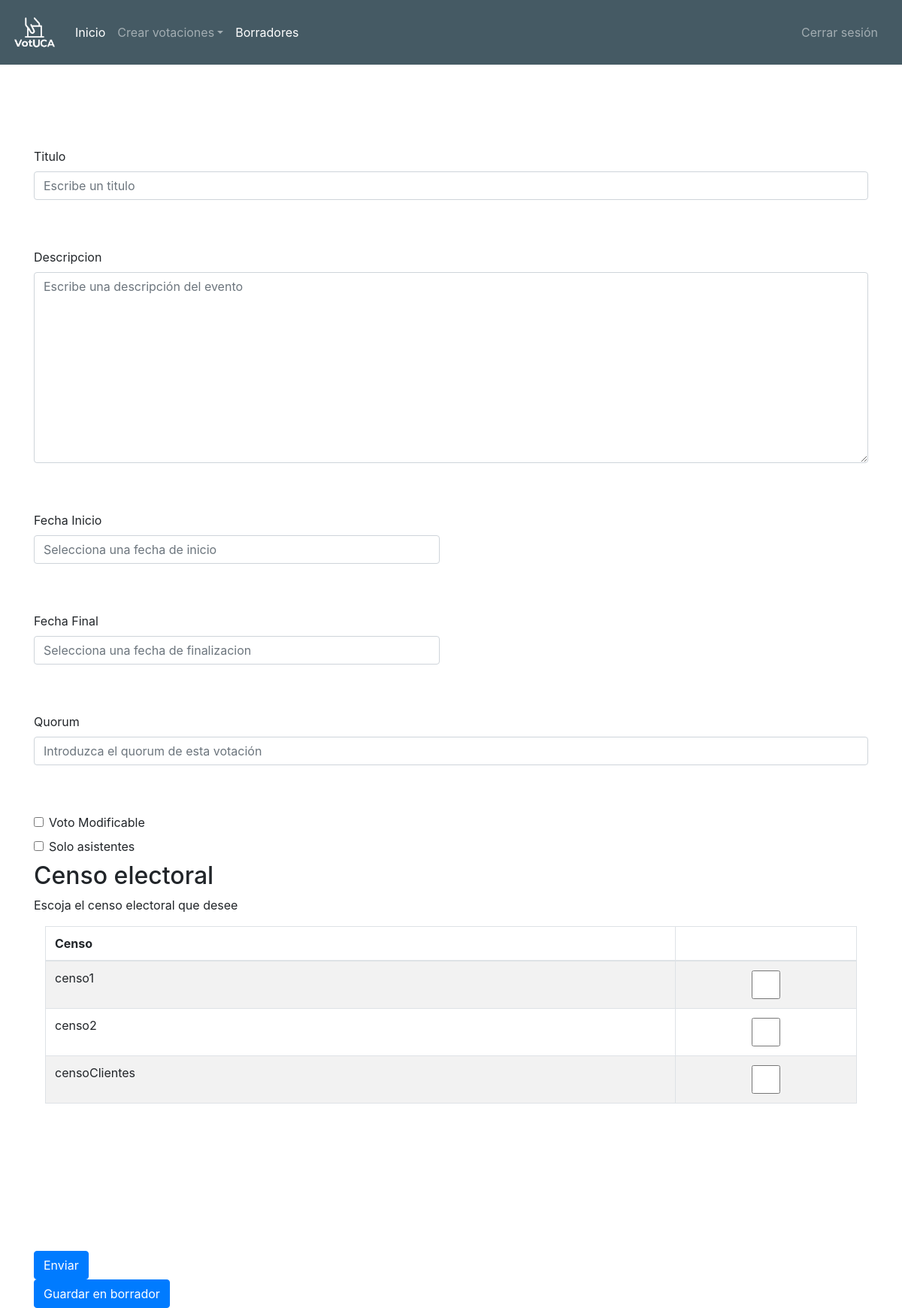
Screenshot of /secretario/crearVotacion/simple with the database file from the repository.
### tables this page shows
CREATE TABLE `ficheros_censo` (
  `Id` int(32) NOT NULL,
  `Nombre` varchar(200) NOT NULL
);

### application/controllers/Secretario.php (called while the page is built, shortened)
<?php
class Secretario extends CI_Controller{
  public function __construct(){
    $this->load->model('usuario_model');
    $this->load->model('votaciones_model');
    $this->load->model('mesa_model');
    $this->load->model('voto_model');
    $this->load->model('censo_model');
    $this->load->model('ponderaciones_model');
    $this->load->model('SecretariosDelegados_model');
    $this->load->library('pagination');
    $this->load->library('mailing');
  }
  public function crearVotacion($tipo = '')
  {
    $this->load->view('elementos/headerSecretario');
    $nombreCensos = $this->censo_model->getCensos();
    $datos = array(
      'censos' => $nombreCensos
    );
    switch($tipo)
    {
      case 'simple':
        $datos += array('permitirAsistentes' => true,
                        'permitirPonderaciones' => false,
                        'permitirRecuento' => false,
                        'permitirOpciones' => false,
                        'tipoVotacion' => 1);
        $this->load->view('secretario/crearVotacion_view',$datos);
        break;
    }
  }
}
?>

### index.php (called while the page is built, shortened)
<?php
require_once BASEPATH.'core/CodeIgniter.php';

### application/models/Censo_model.php (called while the page is built, shortened)
<?php
class Censo_model extends CI_Model{
  public function getCensos()
  {
    $query = $this->db->query("SELECT * from ficheros_censo");
    return $query->result();
  }
}
?>

### application/views/secretario/crearVotacion_view.php (the view, shortened to what this page needs)
<!DOCTYPE html>
<html lang="en">
  <head>
    <link href="<?php echo base_url(); ?>/assets/css/prueba.css" rel="stylesheet">
    <link href="<?php echo base_url(); ?>/assets/css/behaviour/footer.css" rel="stylesheet">
    <link rel="stylesheet" href="https://maxcdn.bootstrapcdn.com/font-awesome/4.7.0/css/font-awesome.min.css">
    <link rel="stylesheet" href="<?php echo base_url(); ?>/assets/css/bootstrap-datetimepicker.min.css">
  </head>
  <body>
  <br><br>
<div class="container">
    <?=form_open(base_url().'secretario/insertarVotacion/');?>
            <?php
        		 $atributos = array(
        				'Id_TipoVotacion' => $tipoVotacion
        		); ?>
        		<?= form_hidden($atributos) ?> <br/><br/>
             <div class="form-group">
               <?php
                $atributos = array(
                   'name' => 'titulo',
                   'class' => 'form-control',
                   'id' => 'titulo',
                   'placeholder' =>'Escribe un titulo',
                   'required' => true,
                   'autocomplete' => 'off',
                   'value' => set_value('titulo')
               ); ?>
               <?= form_label('Titulo','titulo'); ?>
               <?= form_input($atributos) ?> <br/><br/>
             </div>
             <div class="form-group">
               <?php $atributos = array(
                   'name' => 'descripcion',
                   'class' => 'form-control',
                   'placeholder' =>'Escribe una descripción del evento',
                   'id' => 'descripcion',
                   'required' => true,
                   'autocomplete' => 'off',
                   'value' => set_value('descripcion')
               ); ?>
               <?= form_label('Descripcion','descripcion'); ?>
               <?= form_textarea($atributos) ?> <br/><br/>
             </div>
        <div class="form-group">
          <div class="row">
            <div class="col-sm-6">
          <?php
           $atributos = array(
              'id' => 'fecha_inicio',
              'name' => 'fecha_inicio',
              'class' => 'form-control datetimepicker-input',
              'data-toggle' => 'datetimepicker',
              'placeholder' =>'Selecciona una fecha de inicio',
              'required' => true,
              'autocomplete' => 'off',
              'value' => set_value('fecha_inicio')
          ); ?>
          <?= form_label('Fecha Inicio','fecha_inicio'); ?>
          <?= form_input($atributos) ?> <br/><br/>
            </div>
          </div>
        </div>
        <div class="form-group">
          <div class="row">
            <div class="col-sm-6">
          <?php $atributos = array(
              'id' => 'fecha_final',
              'name' => 'fecha_final',
              'class' => 'form-control datetimepicker-input',
              'data-toggle' => 'datetimepicker',
              'placeholder' =>'Selecciona una fecha de finalizacion',
              'required' => true,
              'autocomplete' => 'off',
              'value' => set_value('fecha_final')
          ); ?>
          <?= form_label('Fecha Final','fecha_final'); ?>
          <?= form_input($atributos) ?> <br/><br/>
            </div>
          </div>
        </div>
        <div class="form-group">
          <?php
           $atributos = array(
              'name' => 'quorum',
              'class' => 'form-control',
              'id' => 'quorum',
              'placeholder' =>'Introduzca el quorum de esta votación',
              'required' => true,
              'autocomplete' => 'off',
              'value' => set_value('quorum')
          ); ?>
          <?= form_label('Quorum','quorum'); ?>
          <?= form_input($atributos) ?> <br/><br/>
        </div>
        <div class="form-check">
          <?php
           if(isset($_POST['esModificable'])) $check = 'checked';
           else{$check = false;}
          ?>
        <?php
        $atributos = array(
          'name' => 'esModificable',
          'class' => 'form-check-input',
          'type' => 'checkbox',
          'id' => 'esModificable',
          'value' => true,
          'checked' => $check
        );
        ?>
        <?= form_checkbox($atributos); ?>
        <?= form_label('Voto Modificable','esModificable'); ?>
      </div>
    <?php if(isset($permitirAsistentes) && $permitirAsistentes == true){?>
      <div class="form-check">
        <?php
         if(isset($_POST['soloAsistentes'])) $checkAsis = 'checked';
         else{$checkAsis = false;}
        ?>
        <?php
        $atributos = array(
          'name' => 'soloAsistentes',
          'class' => 'form-check-input',
          'type' => 'checkbox',
          'id' => 'soloAsistentes',
          'value' => true,
          'checked' => $checkAsis
        );
        ?>
        <?= form_checkbox($atributos); ?>
        <?= form_label('Solo asistentes','soloAsistentes'); ?>
      </div>
    <?php } ?>
    <?php if(isset($censos)){?>
        <h2> Censo electoral </h2>
        <p> Escoja el censo electoral que desee </p>
        <div class = "container">
          <div class="table-wrapper-scroll-y my-custom-scrollbar">
          <table class="display table table-striped table-bordered" id="votaciones_admin">
            <thead>
              <tr>
                <th>Censo</th>
                <th></th>
              </tr>
            </thead>
          <tbody>
            <tr>
              <?php foreach($censos as $censo){ ?>
                <td><?php echo $censo->Nombre?></td>
                <?php
                 if(isset($_POST['censo']) && in_array($censo->Nombre, $_POST['censo'])) $checkCenso = 'checked';
                 else{$checkCenso = false;}
                ?>
              <?php
                echo '<div class="form-check">';
                 $atributos = array(
                    'name' => 'censo[]',
                    'class' => 'form-control',
                    'type' => 'checkbox',
                    'id' => 'censo',
                    'value' => $censo->Nombre,
                    'checked' => $checkCenso
                );
                ?>
              <td><?= form_checkbox($atributos); ?></td>
            </div>
            <?php echo '</tr>'; ?>
            <?php }?>
          </tbody>
        </table>
      </div>
      </div>
    <?php }?>
        <?php $atributos = array(
            'name' => 'submit_reg',
            'class' => 'btn btn-primary',
            'type' => 'submit',
            'value' => 'Enviar'
        ); ?>
        <?= form_submit($atributos);?>
        <br/>
        <?php $atributos = array(
            'name' => 'boton_borrador',
            'class' => 'btn btn-primary',
            'type' => 'submit',
            'value' => 'Guardar en borrador'
        ); ?>
        <?= form_submit($atributos);?>
      <?= form_close(); ?>
</div>
  </body>
</html>

### application/views/elementos/headerSecretario.php (shortened to what this page needs)
<header>
  <nav class="navbar navbar-expand-md navbar-dark bg-dark fixed-top">
    <a class="navbar-brand">
          <img src="<?php echo base_url('assets/img/logo_menus.png')?>" class="imagenMenu" alt="">
      </a>
    <div class="collapse navbar-collapse" id="navbarsExampleDefault">
      <ul class="navbar-nav mr-auto">
        <li class="nav-item active">
            <a class="nav-link" href="<?= base_url().'secretario/'?>">Inicio <span class="sr-only">(current)</span></a>
        </li>
        <li class="nav-item dropdown">
          <a class="nav-link dropdown-toggle" href="https://example.com" id="dropdown01" data-toggle="dropdown" aria-haspopup="true" aria-expanded="false"> Crear votaciones</a>
        </li>
        <li class="nav-item active">
            <a class="nav-link" href="<?= base_url().'secretario/obtenerBorradores'?>">Borradores</a>
        </li>
      </ul>
      <ul class="navbar-nav ">
        <li class="nav-item my-2 my-lg-0 mr-sm-2">
          <a class="nav-link" href="<?= base_url().'login_controller/logout'?>">Cerrar sesión</a>
        </li>
      </ul>
    </div>
  </nav>
</header>

### rows the page displays
ficheros_censo: Nombre "censo1"
ficheros_censo: Nombre "censo2"
ficheros_censo: Nombre "censoClientes"

### other values shown
form_label('Titulo','titulo') "Titulo"
form_label('Descripcion','descripcion') "Descripcion"
form_label('Fecha Inicio','fecha_inicio') "Fecha Inicio"
form_label('Fecha Final','fecha_final') "Fecha Final"
form_label('Quorum','quorum') "Quorum"
form_label('Voto Modificable','esModificable') "Voto Modificable"
form_label('Solo asistentes','soloAsistentes') "Solo asistentes"
